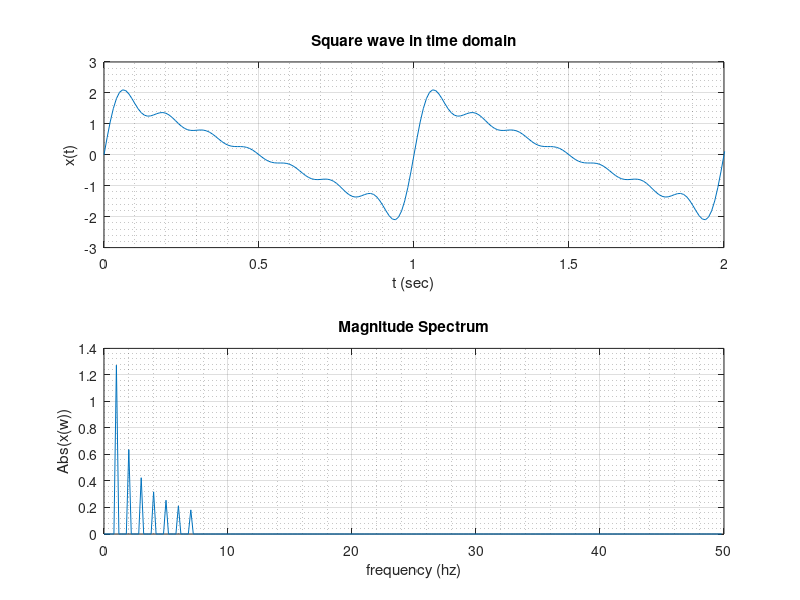

MATLAB code for this plot:
Fs= 100; %sampling frequency
t = 0:1/Fs:10; %time vector incremented by 1/Fs
L=500; %frequency elements
f=((0:L-1)/L)*Fs; %frequency list
w = 2*pi;
N = 7;
xt = 0;
for k = 1:N %for loop appending to xt
    FS = (4/pi)*(1/k)*sin(w*k*t);
    xt = xt+FS;
end
X = fft(xt,L); %fourier transform 
Xf = 2*abs(X)/L; 
subplot(2,1,1);
plot(t,xt);
xlim([0, 2]);
grid on, grid minor;
xlabel('t (sec)');
ylabel('x(t)'); %real sinusoidal sum expression
title('Square wave in time domain');
subplot(2,1,2);
plot(f(1:(L/2)), Xf(1:L/2));
grid on, grid minor;
xlabel('frequency (hz)');
ylabel('Abs(x(w))') %fourier transform 
title('Magnitude Spectrum');








